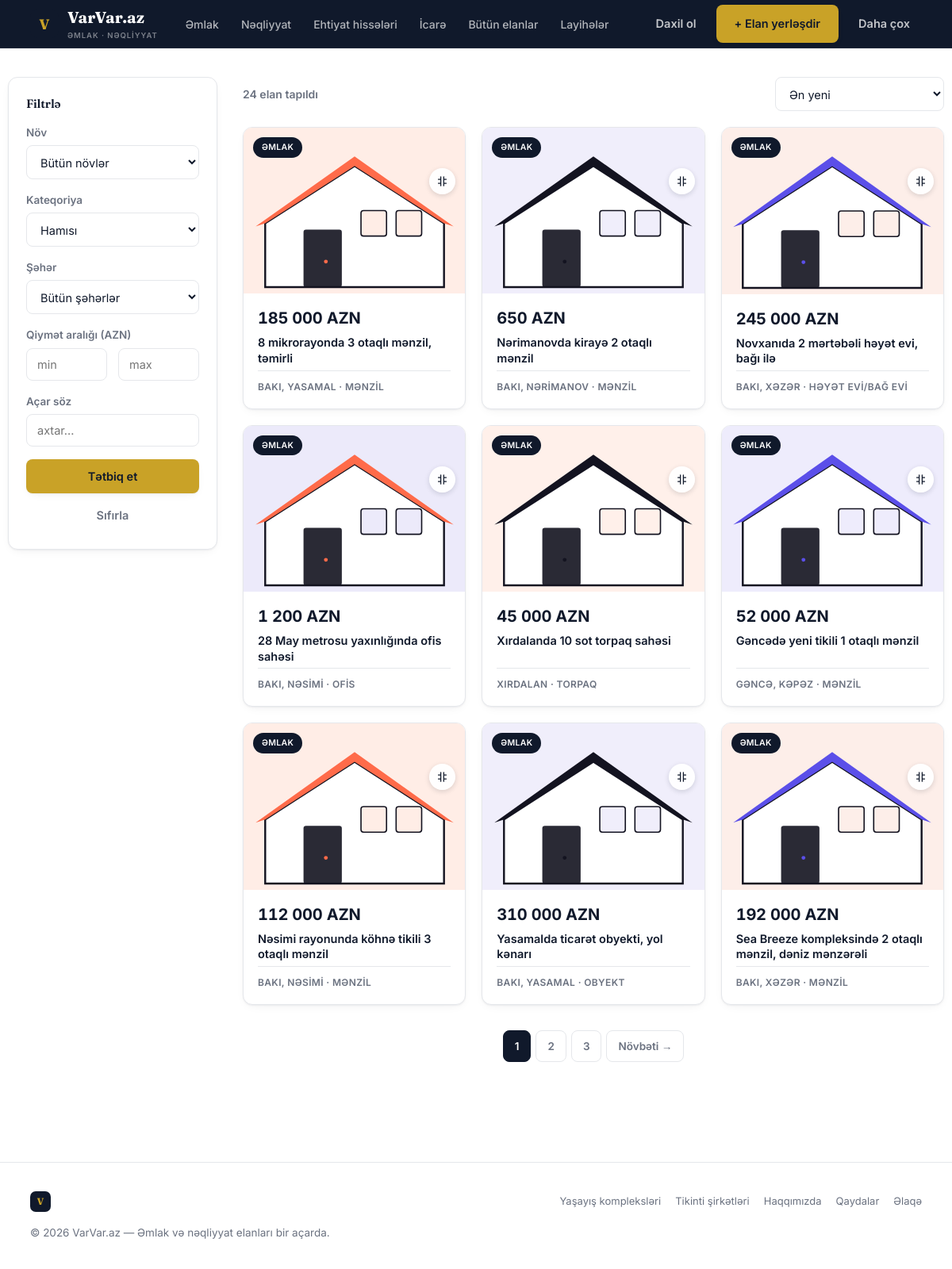
/elanlar, run on the app's committed database.
### tables this page shows
CREATE TABLE listings (
    id INTEGER PRIMARY KEY AUTOINCREMENT,
    user_id INTEGER NOT NULL REFERENCES users(id),
    type TEXT NOT NULL CHECK(type IN ('emlak','neqliyyat')),
    category TEXT NOT NULL,          -- e.g. 'menzil','heyet evi','ofis','torpaq' | 'minik','suv','moto'
    title TEXT NOT NULL,
    description TEXT,
    price REAL NOT NULL,
    currency TEXT NOT NULL DEFAULT 'AZN',
    city TEXT NOT NULL,
    district TEXT,
    address TEXT,
    country TEXT,                      -- 'AZ' (default/domestic) | 'AE' | 'TR' | ... for Xaricde evler
    residence_id INTEGER REFERENCES residences(id) ON DELETE SET NULL,  -- optional link to a yaşayış kompleksi
    is_negotiable INTEGER NOT NULL DEFAULT 0,
    status TEXT NOT NULL DEFAULT 'active',   -- active | sold | archived
    views INTEGER NOT NULL DEFAULT 0,
    latitude REAL,
    longitude REAL,
    is_vip INTEGER NOT NULL DEFAULT 0,
    vip_expires_at TEXT,
    contact_phone TEXT,
    contact_phone2 TEXT,
    contact_whatsapp TEXT,
    created_at TEXT NOT NULL DEFAULT (datetime('now')),
    updated_at TEXT NOT NULL DEFAULT (datetime('now'))
);

### app.py (the view, shortened to what this page needs)
@app.route("/elanlar")
def listings():
    db = get_db()
    sql, count_sql, params = build_listing_query(request.args)
    q = request.args.get("q", "").strip()
    matched_residence = None
    if q:
        db.execute("INSERT INTO search_queries(query) VALUES (?)", (q,))
        db.commit()
        matched_residence = db.execute(
            "SELECT * FROM residences WHERE name LIKE ? ORDER BY rating DESC LIMIT 1", (f"%{q}%",)
        ).fetchone()
    total_count = db.execute(count_sql, params).fetchone()["cnt"]
    total_pages = max(1, (total_count + LISTINGS_PAGE_SIZE - 1) // LISTINGS_PAGE_SIZE)
    try:
        page = int(request.args.get("page", 1))
    except ValueError:
        page = 1
    page = max(1, min(page, total_pages))
    offset = (page - 1) * LISTINGS_PAGE_SIZE
    paged_sql = sql + " LIMIT ? OFFSET ?"
    rows = db.execute(paged_sql, params + [LISTINGS_PAGE_SIZE, offset]).fetchall()
    cities = db.execute("SELECT name FROM cities ORDER BY name").fetchall()
    ltype = request.args.get("type", "")
    categories = PROPERTY_CATEGORIES if ltype == "emlak" else (
        VEHICLE_CATEGORIES if ltype == "neqliyyat" else PROPERTY_CATEGORIES + VEHICLE_CATEGORIES
    )
    return render_template(
        "listings.html", rows=rows, cities=cities, categories=categories,
        args=request.args, result_count=total_count,
        page=page, total_pages=total_pages, matched_residence=matched_residence,
    )

### app.py (called while the page is built, shortened)
def get_db():
    if "db" not in g:
        g.db = sqlite3.connect(DB_PATH)
        g.db.row_factory = sqlite3.Row
        g.db.execute("PRAGMA foreign_keys = ON")
    return g.db

def current_user():
    if "user_id" not in session:
        return None

@app.template_filter("money")
def money_filter(value):
    try:
        value = float(value)
    except (TypeError, ValueError):
        return value
    return f"{value:,.0f}".replace(",", " ")

### translations.py (called while the page is built)
def get_translator(lang):
    lang = lang if lang in TRANSLATIONS else "az"
    table = TRANSLATIONS[lang]
    az_table = TRANSLATIONS["az"]
    def t(key, default=None):
        return table.get(key, az_table.get(key, default if default is not None else key))
    return t

### templates/listings.html (shortened to what this page needs)
{% extends "base.html" %}
{% block content %}
<div class="wrap listings-layout">
  <aside class="filter-panel">
    <form method="get" action="{{ url_for('listings') }}">
      <h3>{{ t('filter.title') }}</h3>
      <div class="field">
        <label>{{ t('filter.type') }}</label>
        <select name="type" onchange="this.form.submit()">
          <option value="" {{ 'selected' if not args.get('type') }}>{{ t('hero.all_types') }}</option>
        </select>
      </div>
      <div class="field">
        <label>{{ t('filter.category') }}</label>
        <select name="category" onchange="this.form.submit()">
          <option value="">{{ t('filter.all') }}</option>
        </select>
      </div>
      <div class="field">
        <label>{{ t('filter.city') }}</label>
        <select name="city">
          <option value="">{{ t('hero.all_cities') }}</option>
        </select>
      </div>
      <div class="field">
        <label>{{ t('filter.price_range') }}</label>
        <div class="field-row">
          <input type="number" name="price_min" placeholder="{{ t('filter.min') }}" value="{{ args.get('price_min','') }}">
          <input type="number" name="price_max" placeholder="{{ t('filter.max') }}" value="{{ args.get('price_max','') }}">
        </div>
      </div>
      <div class="field">
        <label>{{ t('filter.keyword') }}</label>
        <input type="text" name="q" placeholder="{{ t('filter.search_ph') }}" value="{{ args.get('q','') }}">
      </div>
      <button class="btn btn-brass btn-block" type="submit">{{ t('filter.apply') }}</button>
      <a href="{{ url_for('listings') }}" class="btn btn-ghost btn-block" style="margin-top:8px;">{{ t('filter.reset') }}</a>
    </form>
  </aside>
  <div>
    <div class="results-head">
      <div class="count">{{ result_count }} {{ t('filter.results') }}</div>
      <form method="get" action="{{ url_for('listings') }}" id="sortForm">
        <select name="sort" onchange="document.getElementById('sortForm').submit()" style="width:auto;">
          <option value="new" {{ 'selected' if args.get('sort','new')=='new' }}>{{ t('filter.sort') }}</option>
        </select>
      </form>
    </div>
    {% if rows %}
      <div class="grid-3">
        {% for l in rows %}{% include "_card.html" %}{% endfor %}
      </div>
      {% if total_pages > 1 %}
      <div class="pagination">
        {% set base_args = dict(args) %}
        {% for p in range(1, total_pages + 1) %}
          {% set _ = base_args.update({'page': p}) %}
          <a href="{{ url_for('listings', **base_args) }}" class="page-link {{ 'active' if p == page }}">{{ p }}</a>
        {% endfor %}
        {% if page < total_pages %}
          {% set _ = base_args.update({'page': page + 1}) %}
          <a href="{{ url_for('listings', **base_args) }}" class="page-link">{{ t('filter.next') }}</a>
        {% endif %}
      </div>
      {% endif %}
    {% else %}
      <div class="empty-state">
        <p>{{ t('filter.no_results') }}</p>
        <a href="{{ url_for('listings') }}" class="btn btn-outline btn-sm" style="margin-top:10px;">{{ t('filter.reset_filters') }}</a>
      </div>
    {% endif %}
  </div>
</div>
{% endblock %}

### templates/_card.html (shortened to what this page needs)
<a href="{{ url_for('listing_detail', listing_id=l['id']) }}" class="card {{ 'card-vip' if l['is_vip_active'] }}">
  <div class="thumb">
    <span class="tag">{{ t('hero.tab_emlak') if l['type']=='emlak' else t('hero.tab_neqliyyat') }}</span>
    <button type="button" class="compare-btn {{ 'active' if l['id'] in (compare_ids or []) }}" data-id="{{ l['id'] }}" aria-label="Müqayisəyə əlavə et" title="Müqayisəyə əlavə et">
      <svg viewBox="0 0 24 24" fill="none" stroke="currentColor" stroke-width="2" stroke-linecap="round" stroke-linejoin="round"><path d="M9 3v18M15 3v18M4 8h5M15 8h5M4 16h5M15 16h5"/></svg>
    </button>
    <img src="{{ l['thumb'] }}" alt="{{ l['title'] }}" loading="lazy">
  </div>
  <div class="body">
    <div class="price mono">{{ l['price']|money }} {{ l['currency'] }}</div>
    <div class="title">{{ l['title'] }}</div>
    <div class="meta">{% if l['country'] and countries.get(l['country']) %}{{ countries[l['country']].flag }} {% endif %}{{ l['city'] }}{% if l['district'] %}, {{ l['district'] }}{% endif %} · {{ l['category'] }}</div>
  </div>
</a>

### data on the page
listings: type "ƏMLAK", price "185 000", currency "AZN", title "8 mikrorayonda 3 otaqlı mənzil, təmirli", city "BAKI", district "YASAMAL", category "MƏNZIL"
listings: type "ƏMLAK", price "650", currency "AZN", title "Nərimanovda kirayə 2 otaqlı mənzil", city "BAKI", district "NƏRIMANOV", category "MƏNZIL"
listings: type "ƏMLAK", price "245 000", currency "AZN", title "Novxanıda 2 mərtəbəli həyət evi, bağı ilə", city "BAKI", district "XƏZƏR", category "HƏYƏT EVI/BAĞ EVI"
listings: type "ƏMLAK", shows a picture, price "1 200", currency "AZN", title "28 May metrosu yaxınlığında ofis sahəsi", city "BAKI", district "NƏSIMI", category "OFIS"
listings: type "ƏMLAK", shows a picture, price "45 000", currency "AZN", title "Xırdalanda 10 sot torpaq sahəsi", city "XIRDALAN", category "TORPAQ"
listings: type "ƏMLAK", shows a picture, price "52 000", currency "AZN", title "Gəncədə yeni tikili 1 otaqlı mənzil", city "GƏNCƏ", district "KƏPƏZ", category "MƏNZIL"
listings: type "ƏMLAK", price "112 000", currency "AZN", title "Nəsimi rayonunda köhnə tikili 3 otaqlı mənzil", city "BAKI", district "NƏSIMI", category "MƏNZIL"
listings: type "ƏMLAK", price "310 000", currency "AZN", title "Yasamalda ticarət obyekti, yol kənarı", city "BAKI", district "YASAMAL", category "OBYEKT"
listings: type "ƏMLAK", price "192 000", currency "AZN", title "Sea Breeze kompleksində 2 otaqlı mənzil, dəniz mənzərəli", city "BAKI", district "XƏZƏR", category "MƏNZIL"

### other printed values
{{ t('tagline') }} "ƏMLAK · NƏQLİYYAT"
{{ t('nav.emlak') }} "Əmlak"
{{ t('nav.neqliyyat') }} "Nəqliyyat"
{{ t('nav.butun_elanlar') }} "Bütün elanlar"
{{ t('nav.layiheler') }} "Layihələr"
{{ t('nav.daxil_ol') }} "Daxil ol"
{{ t('nav.elan_yerlesdir') }} "+ Elan yerləşdir"
{{ t('nav.daha_cox') }} "Daha çox"
{{ t('filter.title') }} "Filtrlə"
{{ t('filter.type') }} "Növ"
{{ t('filter.category') }} "Kateqoriya"
{{ t('filter.city') }} "Şəhər"
{{ t('filter.price_range') }} "Qiymət aralığı (AZN)"
{{ t('filter.keyword') }} "Açar söz"
{{ t('filter.apply') }} "Tətbiq et"
